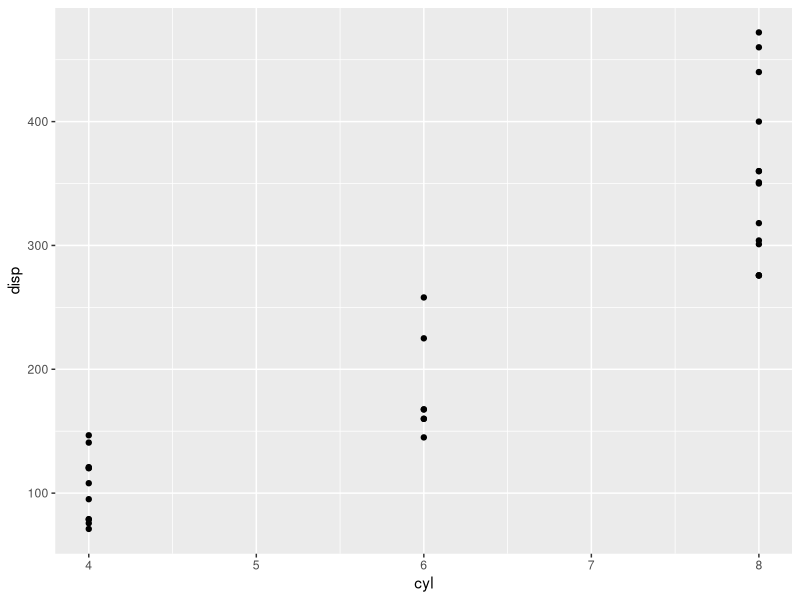
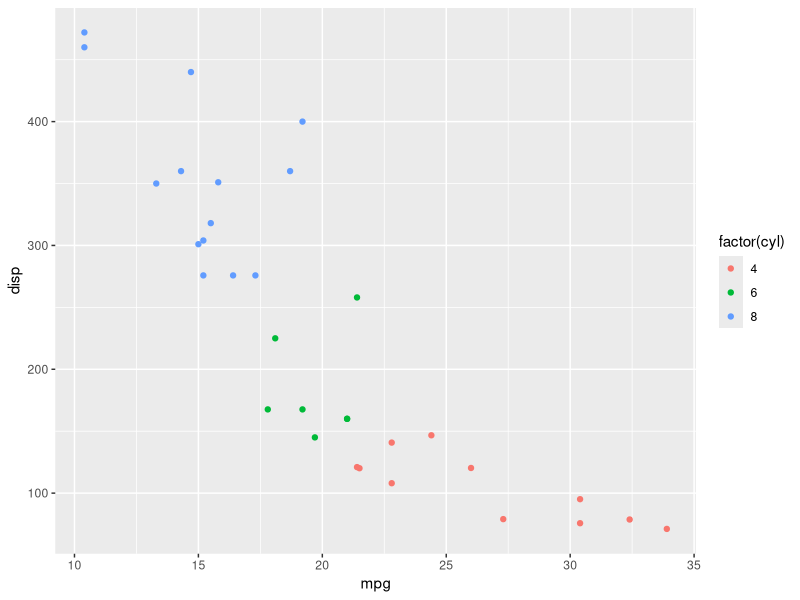

Generate these figures, in order, with R:
## ---- chunk 1
knitr::opts_chunk$set(echo = TRUE)
## ---- chunk 2
cars_data <- mtcars
cars_data
## ---- chunk 3
library(tidyverse)
ggplot(
  data = cars_data,
  mapping = aes(
    x = cyl,
    y = disp
  )
) +
  geom_point()
## ---- chunk 4
ggplot(
  data = cars_data,
  mapping = aes(
    x = mpg,
    y = disp,
    color = factor(cyl)
  )
  
  
  
) +
  geom_point()
